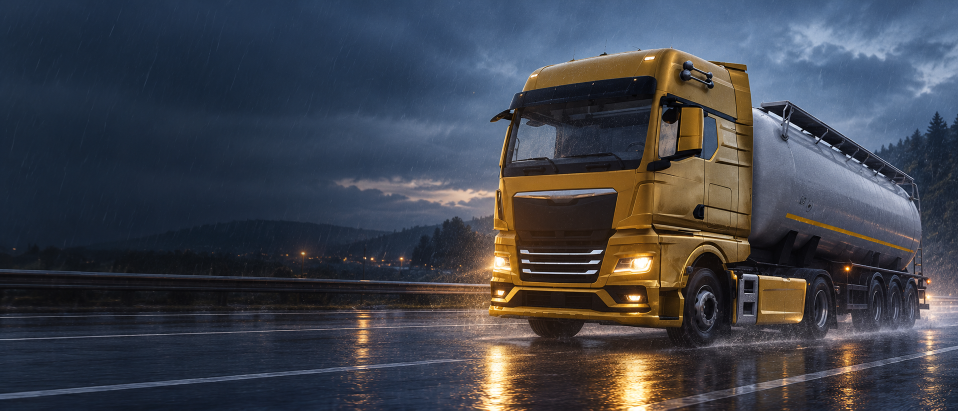
#> input picture assets/artwork/truck-rain-background.webp, 1916 x 821 px (shown at 1/2 size)
$ python render.py
#> lines starting #> are read from the running program, lines starting #| are printed output that depends on the picture
#!/usr/bin/env python3
"""Render the README hero and square cover from the reference-based truck artwork.

Requires Pillow and fontconfig with DejaVu Sans fonts. Run from any directory:
    python3 assets/artwork/render.py
The background is AI-assisted promotional artwork, not a gameplay capture.
"""
from pathlib import Path
import subprocess

from PIL import Image, ImageDraw, ImageFont

HERE = Path(__file__).resolve().parent
WHITE = "#f6f1e6"
GOLD = "#ffd884"
MUTED = "#b8c7d6"


def font(size, bold=False):
    family = "DejaVu Sans Condensed:style=Bold" if bold else "DejaVu Sans:style=Book"
    path = subprocess.check_output(["fc-match", family, "-f", "%{file}"], text=True).strip()
    return ImageFont.truetype(path, size)


def text(draw, xy, label, size, fill=WHITE, bold=False, tracking=0):
    face = font(size, bold)
    x, y = xy
    if tracking:
        baseline = y - draw.textbbox((0, 0), label, font=face, anchor="ls")[1]
        for char in label:
            draw.text((x, baseline), char, font=face, fill=fill, anchor="ls")
            x += draw.textlength(char, font=face) + tracking
    else:
        draw.text((x, y), label, font=face, fill=fill, anchor="lt")


def tint(image, alpha):
    layer = Image.new("RGBA", image.size, (8, 15, 24, 0))
    layer.putalpha(alpha)
    return Image.alpha_composite(image.convert("RGBA"), layer).convert("RGB")


def render():
    scene = Image.open(HERE / "truck-rain-background.webp").convert("RGB")
#> scene is the input picture: PIL image 1916x821 RGB; mean R, G, B 64, 67.2, 76
    if scene.size != (1916, 821):
        raise ValueError("Artwork composition expects the reviewed 1916x821 background")

    # Keep the truck clear; darken only the headline column for legibility.
    column = Image.new("L", (scene.width, 1))
    column.putdata([round(205 * max(0, min(1, (1050 - x) / 800))) for x in range(scene.width)])
    hero = tint(scene, column.resize(scene.size))
#> in tint, `layer.putalpha(alpha)`:
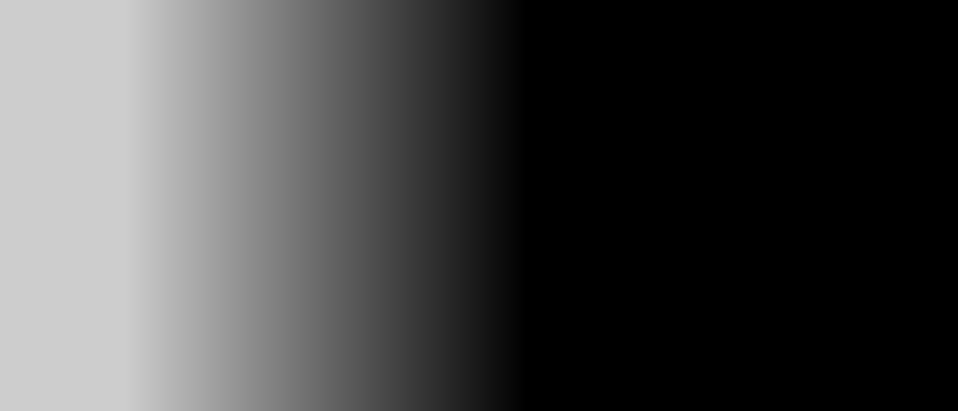
#> alpha: PIL image 1916x821 L (shown at 1/2 size); min 0, max 205, mean 69.6
#> in tint, `layer.putalpha(alpha)`:
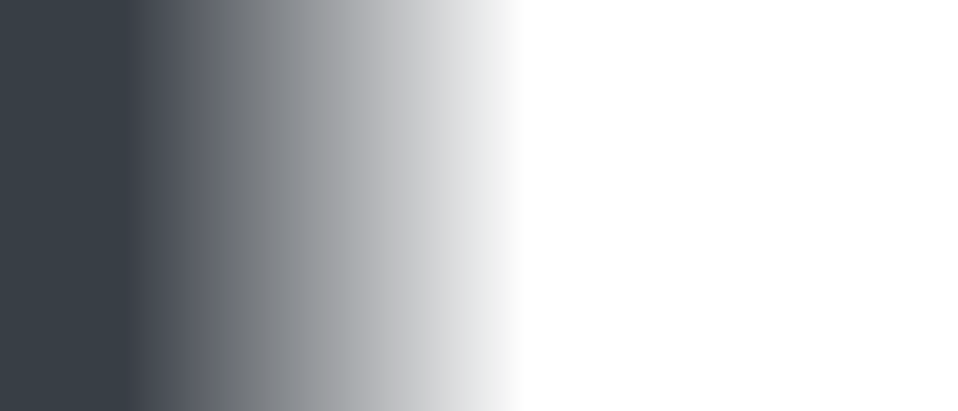
#> layer: PIL image 1916x821 RGBA (shown at 1/2 size); mean R, G, B, A 8, 15, 24, 69.6; transparent parts drawn white
#> in tint, `return Image.alpha_composite(image.convert("RGBA"), layer).convert("RG..`:
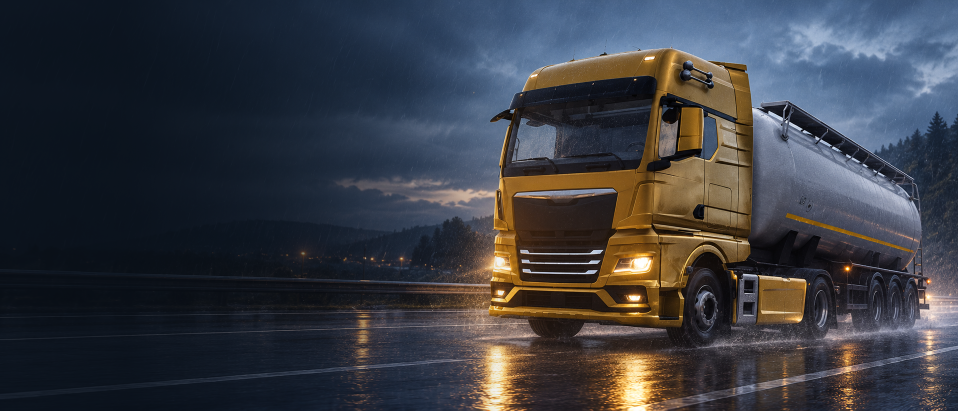
#> returned value: PIL image 1916x821 RGB (shown at 1/2 size); mean R, G, B 57.1, 59.4, 66.3
    draw = ImageDraw.Draw(hero)
    draw.rectangle((112, 102, 176, 107), fill=GOLD)
    text(draw, (112, 135), "TRUCKERS OF EUROPE 3", 28, tracking=3)
#> (the call stopped at in font, `path = subprocess.check_output(["fc-match", family, "-f", "%{file}"], ..`: subprocess is not available in this run)
    text(draw, (103, 225), "STORM", 151, bold=True)
#> (the call stopped at in font, `path = subprocess.check_output(["fc-match", family, "-f", "%{file}"], ..`: subprocess is not available in this run)
    text(draw, (105, 396), "LINE", 165, GOLD, bold=True)
#> (the call stopped at in font, `path = subprocess.check_output(["fc-match", family, "-f", "%{file}"], ..`: subprocess is not available in this run)
    text(draw, (112, 610), "RAIN ON. DIRT OFF.", 37, tracking=1)
#> (the call stopped at in font, `path = subprocess.check_output(["fc-match", family, "-f", "%{file}"], ..`: subprocess is not available in this run)
    text(draw, (112, 741), "UNOFFICIAL ANDROID MOD", 23, MUTED, tracking=2)
#> (the call stopped at in font, `path = subprocess.check_output(["fc-match", family, "-f", "%{file}"], ..`: subprocess is not available in this run)
    hero.save(HERE / "mod-hero.webp", quality=94, method=6)

    # A separate cab-focused crop keeps the square cover readable as a thumbnail.
    cover = scene.crop((900, 0, 1721, 821)).resize((1024, 1024), Image.Resampling.LANCZOS)
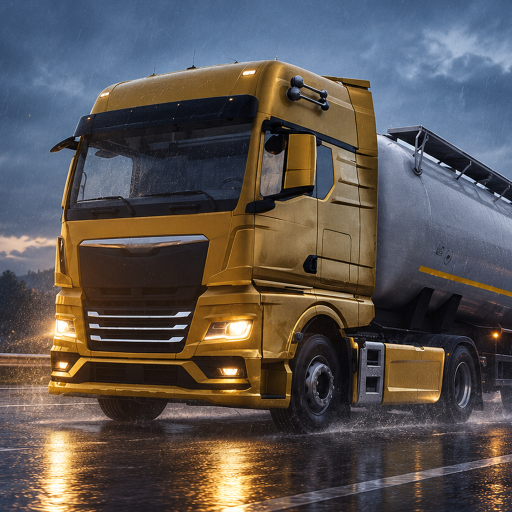
#> cover: PIL image 1024x1024 RGB (shown at 1/2 size); mean R, G, B 90.4, 84.3, 81.8
    shade = Image.new("L", (1, 1024))
    shade.putdata([
        round(max(116 * max(0, min(1, (300 - y) / 150)),
                  235 * max(0, min(1, (y - 525) / 390))))
        for y in range(1024)
    ])
    cover = tint(cover, shade.resize(cover.size))
#> in tint (call 2), `layer.putalpha(alpha)`:
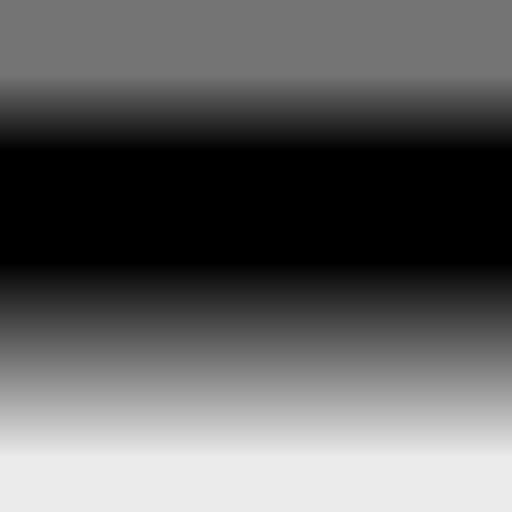
#> alpha: PIL image 1024x1024 L (shown at 1/2 size); min 0, max 235, mean 95.2
#> in tint (call 2), `layer.putalpha(alpha)`:
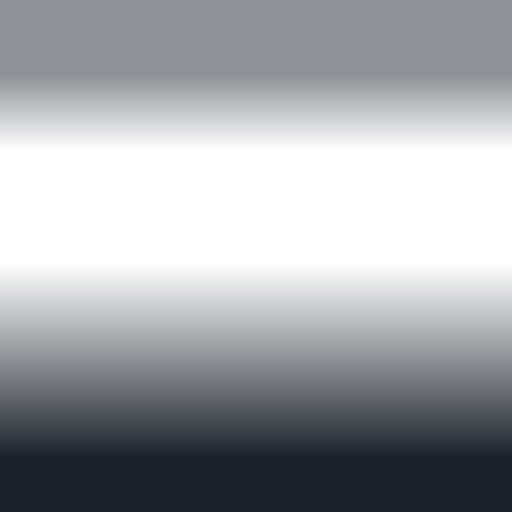
#> layer: PIL image 1024x1024 RGBA (shown at 1/2 size); mean R, G, B, A 8, 15, 24, 95.2; transparent parts drawn white
#> in tint (call 2), `return Image.alpha_composite(image.convert("RGBA"), layer).convert("RG..`:
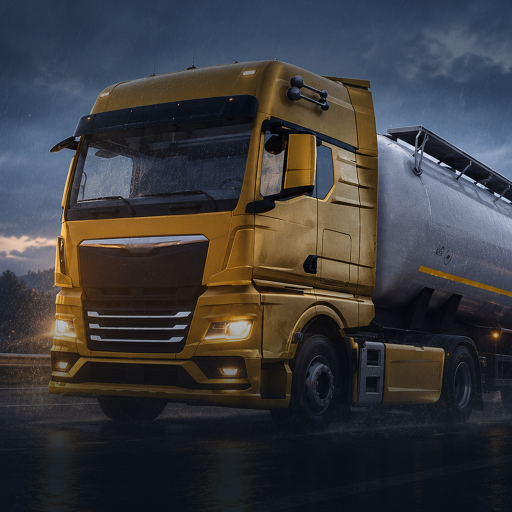
#> returned value: PIL image 1024x1024 RGB (shown at 1/2 size); mean R, G, B 59.2, 58.9, 61.1
    draw = ImageDraw.Draw(cover)
    text(draw, (63, 56), "TOE3", 74, GOLD, bold=True)
#> (the call stopped at in font, `path = subprocess.check_output(["fc-match", family, "-f", "%{file}"], ..`: subprocess is not available in this run)
    text(draw, (60, 789), "STORMLINE", 101, bold=True)
#> (the call stopped at in font, `path = subprocess.check_output(["fc-match", family, "-f", "%{file}"], ..`: subprocess is not available in this run)
    text(draw, (64, 927), "UNOFFICIAL MOD ARTWORK", 25, MUTED, tracking=1)
    cover.quantize(colors=256).save(HERE / "mod-cover.png", optimize=True)

    icon = scene.crop((940, 20, 1741, 821)).resize((512, 512), Image.Resampling.LANCZOS)
    draw = ImageDraw.Draw(icon)
    draw.rounded_rectangle((136, 377, 376, 467), radius=16, fill=GOLD, outline="#0e1a27", width=3)
    draw.text((256, 423), "MOD", font=font(82, bold=True), fill="#0e1a27", anchor="mm")
    icon.save(HERE / "launcher-icon.png", optimize=True)

    for name in ("mod-hero.webp", "mod-cover.png", "launcher-icon.png"):
        path = HERE / name
        with Image.open(path) as image:
            print(f"{name}: {image.width}x{image.height}, {path.stat().st_size:,} bytes")


if __name__ == "__main__":
#> (the run stopped early here; a loop or call above may not have finished)
